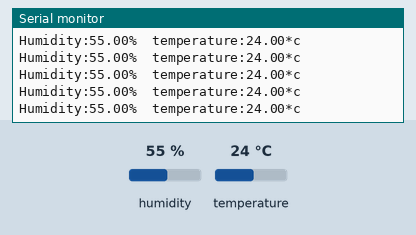
A sketch run on a simulated Arduino Uno, built with avr-gcc and run on an emulated ATmega328P. On the bench: the last lines printed to the serial monitor. Inputs (shaded band) come from the test bench; at power-on: humidity 55 %, temperature 24 °C.

Above: at 2.8 s.
2.9 s: humidity set to 22 %
8.9 s: temperature set to 12 °C
At 9.4 s:
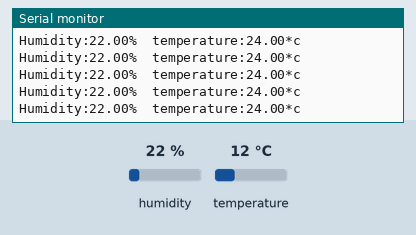
14.9 s: humidity set to 40 %
At 15.4 s:
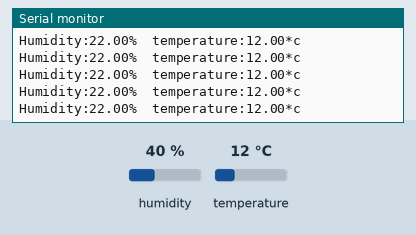
Timing chart, 0 to 17.9 s (numbered marks = the images above; inputs shaded):
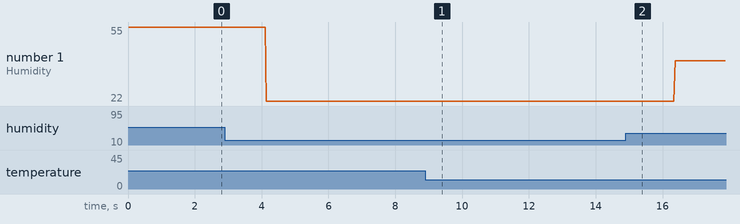

Measured:
- plotted number 1: 55 → 22 after the input at 2.9 s, 22 → 40 after the input at 14.9 s

The sketch:

Temperature_and_Humidity.ino
```cpp
#include "DHT.h"

#define DHTPIN 2
#define DHTTYPE DHT11
DHT esp(DHTPIN,DHTTYPE);


void setup() {
  // put your setup code here, to run once:
  Serial.begin(9600);
  Serial.println("Temperature & Humidity");
  esp.begin();


}

void loop() {
  // put your main code here, to run repeatedly:
  float h=esp.readHumidity();
  float t=esp.readTemperature();
  Serial.print("Humidity:");
  Serial.print(h);
  Serial.print("%\t");
  Serial.print("temperature:");
  Serial.print(t);
  Serial.println("*c");


}
```
